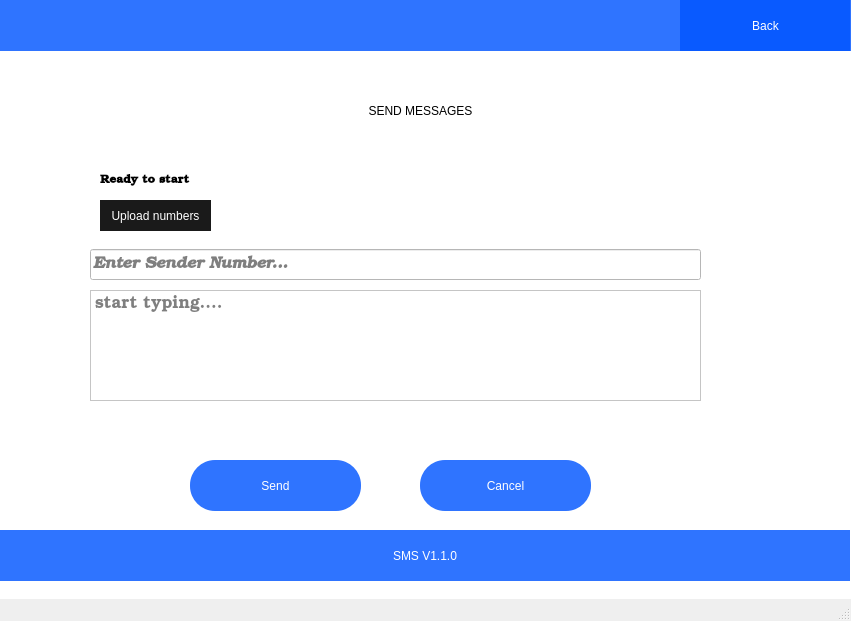
<?xml version="1.0" encoding="UTF-8"?>
<ui version="4.0">
 <class>MainWindow</class>
 <widget class="QMainWindow" name="MainWindow">
  <property name="geometry">
   <rect>
    <x>0</x>
    <y>0</y>
    <width>851</width>
    <height>621</height>
   </rect>
  </property>
  <property name="maximumSize">
   <size>
    <width>851</width>
    <height>621</height>
   </size>
  </property>
  <property name="windowTitle">
   <string>Phone Validator</string>
  </property>
  <widget class="QWidget" name="centralwidget">
   <widget class="QWidget" name="widget" native="true">
    <property name="geometry">
     <rect>
      <x>0</x>
      <y>0</y>
      <width>851</width>
      <height>620</height>
     </rect>
    </property>
    <property name="maximumSize">
     <size>
      <width>851</width>
      <height>621</height>
     </size>
    </property>
    <property name="styleSheet">
     <string notr="true">background-color: rgb(255, 255, 255);</string>
    </property>
    <widget class="QLabel" name="label">
     <property name="geometry">
      <rect>
       <x>0</x>
       <y>0</y>
       <width>850</width>
       <height>51</height>
      </rect>
     </property>
     <property name="styleSheet">
      <string notr="true">background-color: rgba(0, 85, 255, 208);</string>
     </property>
     <property name="text">
      <string/>
     </property>
    </widget>
    <widget class="QLabel" name="label_2">
     <property name="geometry">
      <rect>
       <x>0</x>
       <y>530</y>
       <width>850</width>
       <height>51</height>
      </rect>
     </property>
     <property name="styleSheet">
      <string notr="true">background-color: rgba(0, 85, 255, 208);
color: rgb(255, 255, 255);
font: 16pt &quot;Baskerville Old Face&quot;;</string>
     </property>
     <property name="text">
      <string>SMS V1.1.0</string>
     </property>
     <property name="alignment">
      <set>Qt::AlignCenter</set>
     </property>
    </widget>
    <widget class="QLabel" name="label_3">
     <property name="geometry">
      <rect>
       <x>0</x>
       <y>90</y>
       <width>841</width>
       <height>41</height>
      </rect>
     </property>
     <property name="styleSheet">
      <string notr="true">font: 26pt &quot;Baskerville Old Face&quot;;</string>
     </property>
     <property name="text">
      <string>SEND MESSAGES</string>
     </property>
     <property name="alignment">
      <set>Qt::AlignCenter</set>
     </property>
    </widget>
    <widget class="QLabel" name="label_4">
     <property name="geometry">
      <rect>
       <x>100</x>
       <y>160</y>
       <width>251</width>
       <height>41</height>
      </rect>
     </property>
     <property name="font">
      <font>
       <family>Bookman Old Style</family>
       <pointsize>9</pointsize>
       <weight>75</weight>
       <bold>true</bold>
      </font>
     </property>
     <property name="text">
      <string>Ready to start</string>
     </property>
    </widget>
    <widget class="QPushButton" name="send_sms">
     <property name="geometry">
      <rect>
       <x>190</x>
       <y>460</y>
       <width>171</width>
       <height>51</height>
      </rect>
     </property>
     <property name="styleSheet">
      <string notr="true">QPushButton#send_sms{
background-color: rgba(0, 85, 255, 208);
color: rgb(255, 255, 255);
border: none;
 padding: 5px;
 border-radius: 25px;
}

QPushButton#send_sms:hover{
background-color: rgba(0,0,0,0.9)
}</string>
     </property>
     <property name="text">
      <string>Send</string>
     </property>
    </widget>
    <widget class="QPushButton" name="cancel_btn">
     <property name="geometry">
      <rect>
       <x>420</x>
       <y>460</y>
       <width>171</width>
       <height>51</height>
      </rect>
     </property>
     <property name="styleSheet">
      <string notr="true">QPushButton#cancel_btn{
background-color: rgba(0, 85, 255, 208);
color: rgb(255, 255, 255);
border: none;
 padding: 5px;
 border-radius: 25px;
}

QPushButton#cancel_btn:hover{
background-color: rgba(0,0,0,0.9)
}</string>
     </property>
     <property name="text">
      <string>Cancel</string>
     </property>
    </widget>
    <widget class="QPushButton" name="back_sms">
     <property name="geometry">
      <rect>
       <x>680</x>
       <y>0</y>
       <width>171</width>
       <height>51</height>
      </rect>
     </property>
     <property name="styleSheet">
      <string notr="true">QPushButton#back_sms{
background-color: rgba(0, 85, 255, 208);
color: rgb(255, 255, 255);
border: none;
 padding: 5px;
}

QPushButton#back_sms:hover{
background-color: rgba(0,0,0,0.9)
}</string>
     </property>
     <property name="text">
      <string>Back</string>
     </property>
    </widget>
    <widget class="QPlainTextEdit" name="sms_box">
     <property name="geometry">
      <rect>
       <x>90</x>
       <y>290</y>
       <width>611</width>
       <height>111</height>
      </rect>
     </property>
     <property name="font">
      <font>
       <family>Bookman Old Style</family>
       <pointsize>13</pointsize>
      </font>
     </property>
     <property name="placeholderText">
      <string>start typing....</string>
     </property>
    </widget>
    <widget class="QPushButton" name="upload_btn">
     <property name="geometry">
      <rect>
       <x>100</x>
       <y>200</y>
       <width>111</width>
       <height>31</height>
      </rect>
     </property>
     <property name="styleSheet">
      <string notr="true">QPushButton#upload_btn{
background-color: rgba(0,0,0,0.9);
color: rgb(255, 255, 255);
border: none;
 padding: 5px;
 border-radius: 25px;
}

QPushButton#upload_btn:hover{
background-color: rgba(0, 85, 255, 208);
}</string>
     </property>
     <property name="text">
      <string>Upload numbers</string>
     </property>
    </widget>
    <widget class="QLineEdit" name="sender_no">
     <property name="geometry">
      <rect>
       <x>90</x>
       <y>249</y>
       <width>611</width>
       <height>31</height>
      </rect>
     </property>
     <property name="font">
      <font>
       <family>Bookman Old Style</family>
       <pointsize>12</pointsize>
       <weight>75</weight>
       <italic>true</italic>
       <bold>true</bold>
      </font>
     </property>
     <property name="placeholderText">
      <string>Enter Sender Number...</string>
     </property>
    </widget>
   </widget>
  </widget>
  <widget class="QMenuBar" name="menubar">
   <property name="geometry">
    <rect>
     <x>0</x>
     <y>0</y>
     <width>851</width>
     <height>21</height>
    </rect>
   </property>
  </widget>
  <widget class="QStatusBar" name="statusbar"/>
 </widget>
 <resources/>
 <connections/>
</ui>
